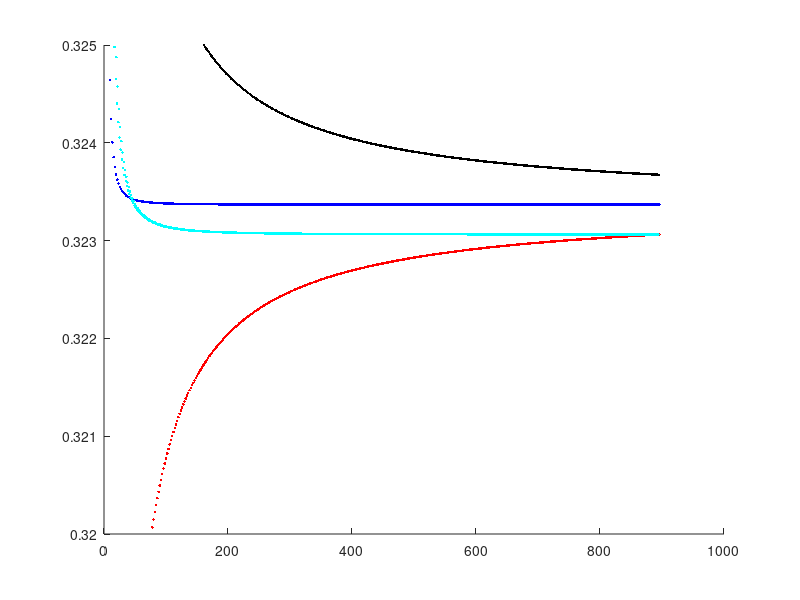

Recreate this plot in MATLAB.
function moler_6_19

%Variabili modificabili dall'utente, il programma si ferma al primo blocco
%raggiunto

time_max=3; 
fix_max=realmax();

%Parte A -> Cerca gli estremi di integrazione annullando la funzione
%nella traccia

k=1;
c=[0 1];
new_sup=1;
x_k=ones();
z_cyc=1;
fit_fun = @(c,x) c(1)+(c(2)/x);

tic;

while 1

    old_sup=new_sup;
    while 1
        k=k+1;
        zero_fun=@(x) log(x)/x+pi*(k-1/2);

        try
            prk=fzero(zero_fun,c(1)+c(2)/k);
        catch
            k=k-1;
            new_sup=k;
            break;  
        end

        b=toc;

        if isnan(prk) || k == fix_max+1 || b>=time_max
            k=k-1;
            new_sup=k;
            break;
        else
            x_k(k)=prk;
        end
    end

    if new_sup>old_sup && b < time_max && k < fix_max+1
        c=lsqcurvefit(fit_fun,c,(1:new_sup)',x_k,zeros(size(c)));
        z_cyc=z_cyc+1;
    else
        break; %<<<----- !Il ciclo finisce qui!
    end

end

fprintf('Trovati %d estremi tramite %d cicli in %d s\n',new_sup,z_cyc,b);

%Parte B -> Calcolo deli integrali una volta ottenuta la serie di zeri

g=@(t) cos(log(t)./t)./t ;
s=0;
s_d=0;

hold on
if mod(new_sup,2)~=0
    new_sup=new_sup-1;
end

s_dv=ones(new_sup/2,1);
s_pv=s_dv;

tic;

for n=2:new_sup
    if mod(n,2)~=0
        s_d=s+quad(g,x_k(n),x_k(n-1));
        s_dv((n+1)/2)=s_d;
    else
        s=s_d+quad(g,x_k(n),x_k(n-1));
        s_pv(n/2)=s;
    end
end

m=(s_dv+s_pv)./2;

b=toc;

fprintf('Calcolati %d integrali in %d s\n',new_sup,b);

disp('FINE PROGRAMMA');

disp('Inf');
disp(s_pv((new_sup/2)));

disp('Best');
disp(m((new_sup/2)));

disp('Sup');
disp(s_dv((new_sup/2)));

plot(1:2:new_sup,s_dv,'.k');
plot(2:2:new_sup,s_pv,'.r');
plot(1.5:2:new_sup+0.5,m,'.b');

%Accelerazione Aitken
%Recupero valori iniziali

s_v=[s_dv'; s_pv']; %Unisce somme pari e dispari
s_v=s_v(:)';

t=zeros(new_sup-1,1); %Alloca memoria
t_sum=t;

for k=2:new_sup-1
    t(k)=(s_v(k+1)-s_v(k))^2/(s_v(k+1)-s_v(k)+s_v(k-1));
    t_sum(k)=s+t(k);
end

plot(0:new_sup-2,t_sum,'.c');

ylim([0.32 0.325]); %Aiuta la chiarezza del grafico
